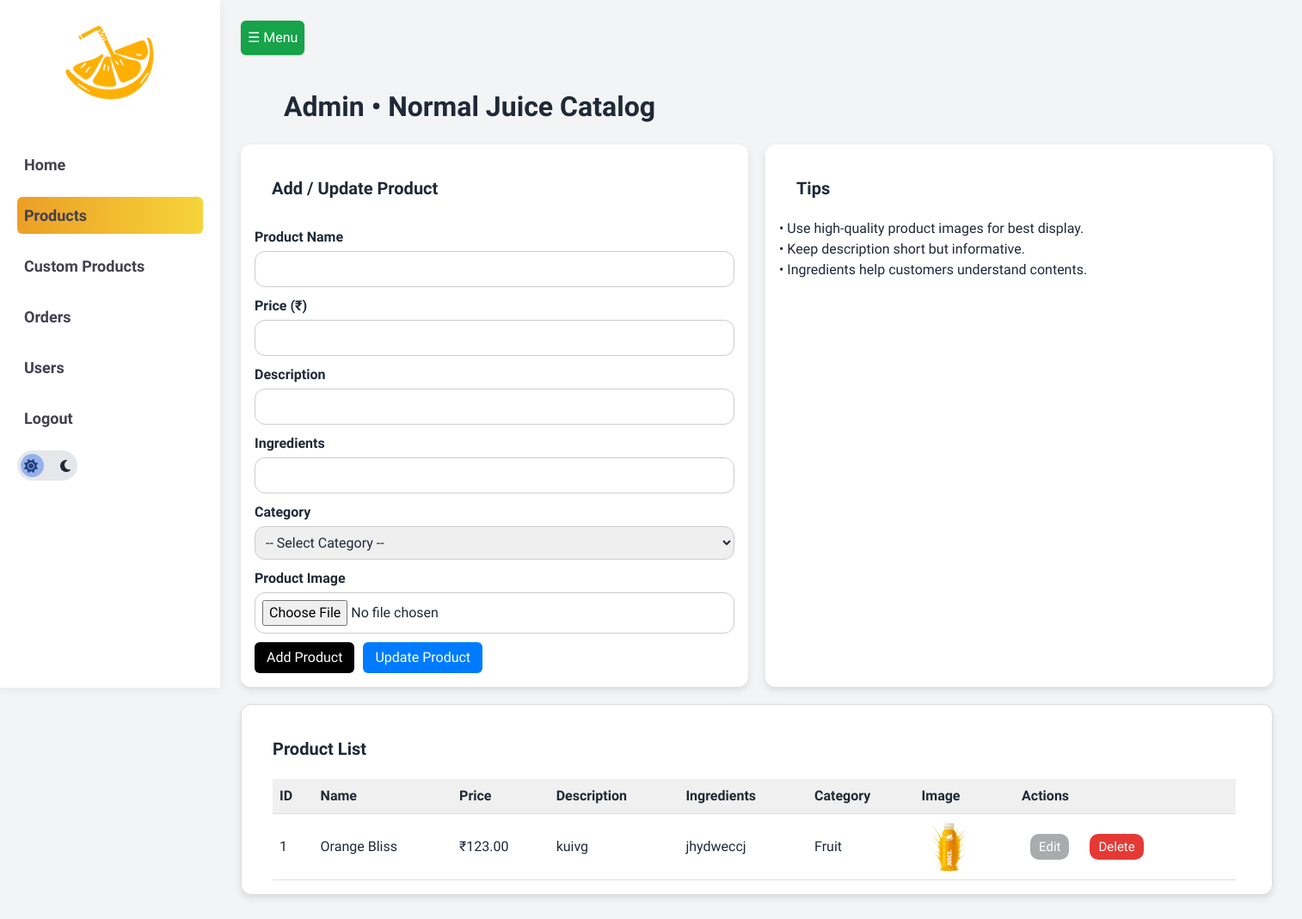
Screenshot of /adproduct.php with the database file from the repository.
### tables this page shows
CREATE TABLE `products` (
  `id` int(11) NOT NULL,
  `name` varchar(255) NOT NULL,
  `price` decimal(10,2) NOT NULL,
  `description` text NOT NULL,
  `ingredients` text NOT NULL,
  `category` varchar(100) DEFAULT '',
  `image_path` varchar(255) DEFAULT NULL,
  `is_deleted` tinyint(1) DEFAULT 0,
  `created_at` timestamp NOT NULL DEFAULT current_timestamp()
);

### adproduct.php (the view, shortened to what this page needs)
<?php
$current_page = basename($_SERVER['PHP_SELF']);
require_once 'config.php';
$result = $conn->query("SELECT * FROM products WHERE is_deleted = 0 ORDER BY id DESC");
?>
<!doctype html>
<html lang="en">
<head>
    <link rel="stylesheet" href="style/newstyle.css">
    <link rel="stylesheet" href="https://cdnjs.cloudflare.com/ajax/libs/font-awesome/6.4.0/css/all.min.css">
    <link rel="stylesheet" href="https://cdn.jsdelivr.net/npm/@flaticon/flaticon-uicons/css/all/all.css">
</head>
<body>
    <div class="flex">
        <div class="sidebar" id="sidebar">
            <div class="logo-container">
                <img src="images/logo.png" alt="logo">
            </div>
            <nav class="nav-links">
                <a href="dashboard.php" class="nav-link <?= ($current_page == 'dashboard.php') ? 'active' : '' ?>">Home</a>
                <a href="adproduct.php" class="nav-link <?= ($current_page == 'adproduct.php') ? 'active' : '' ?>">Products</a>
                <a href="admin_custom_juice.php" class="nav-link <?= ($current_page == 'admin_custom_juice.php') ? 'active' : '' ?>">Custom Products</a>
                <a href="order.php" class="nav-link <?= ($current_page == 'order.php') ? 'active' : '' ?>">Orders</a>
                <a href="customer.php" class="nav-link <?= ($current_page == 'customer.php') ? 'active' : '' ?>">Users</a>
                <a href="logout.php" class="nav-link logout">Logout</a>
                <div class="theme-toggle">
                    <label for="themeSwitch" class="toggle">
                        <span class="toggle-icons">
                            <i class="fas fa-sun"></i>
                            <i class="fas fa-moon"></i>
                        </span>
                    </label>
                </div>
            </nav>
        </div>
        <div class="main-content">
            <button class="menu-button" onclick="toggleSidebar()">☰ Menu</button>
            <h2>Admin • Normal Juice Catalog</h2>
            <div class="grid-2">
                <form method="post" action="actions.php" enctype="multipart/form-data" class="card">
                    <h3>Add / Update Product</h3>
                    <label>Product Name</label>
                    <input type="text" id="name" name="name" required>
                    <label>Price (₹)</label>
                    <input type="number" id="price" name="price" required>
                    <label>Description</label>
                    <input type="text" id="description" name="description" required>
                    <label>Ingredients</label>
                    <input type="text" id="ingredients" name="ingredients" required>
                    <label>Category</label>
                    <select id="category" name="category" required>
                        <option value="">-- Select Category --</option>
                    </select>
                    <label>Product Image</label>
                    <input type="file" id="image" name="image" accept="image/*" onchange="previewImage(event)">
                    <div class="btn-group">
                        <button type="submit" name="add_product" class="btn black">Add Product</button>
                        <button type="submit" name="update_product" class="btn blue">Update Product</button>
                    </div>
                </form>
                <div class="card">
                    <h3>Tips</h3>
                    <ul>
                        <li>• Use high-quality product images for best display.</li>
                        <li>• Keep description short but informative.</li>
                        <li>• Ingredients help customers understand contents.</li>
                    </ul>
                </div>
            </div>
            <div class="table-card">
                <h3>Product List</h3>
                <table>
                    <thead>
                        <tr>
                            <th>ID</th>
                            <th>Name</th>
                            <th>Price</th>
                            <th>Description</th>
                            <th>Ingredients</th>
                            <th>Category</th>
                            <th>Image</th>
                            <th>Actions</th>
                        </tr>
                    </thead>
                    <tbody>
                        <?php while ($row = $result->fetch_assoc()): ?>
                            <tr id="productRow<?= $row['id'] ?>">
                                <td><?= $row['id'] ?></td>
                                <td><?= htmlspecialchars($row['name']) ?></td>
                                <td>₹<?= htmlspecialchars($row['price']) ?></td>
                                <td><?= htmlspecialchars($row['description']) ?></td>
                                <td><?= htmlspecialchars($row['ingredients']) ?></td>
                                <td><?= htmlspecialchars($row['category']) ?></td>
                                <td>
                                    <?php if (!empty($row['image_path'])): ?>
                                        <img src="<?= htmlspecialchars($row['image_path']) ?>" class="thumb">
                                    <?php else: ?><span>—</span><?php endif; ?>
                                </td>
                                <td>
                                    <button type="button" class="btn grey small edit-btn"
                                        data-id="<?= $row['id'] ?>"
                                        data-name="<?= htmlspecialchars($row['name'], ENT_QUOTES) ?>"
                                        data-price="<?= $row['price'] ?>"
                                        data-description="<?= htmlspecialchars($row['description'], ENT_QUOTES) ?>"
                                        data-ingredients="<?= htmlspecialchars($row['ingredients'], ENT_QUOTES) ?>"
                                        data-category="<?= htmlspecialchars($row['category'], ENT_QUOTES) ?>">
                                        Edit
                                    </button>
                                    <button type="button" value="delete" class="btn red small delete-btn" data-id="<?= $row['id'] ?>">
                                        Delete
                                    </button>
                                </td>
                            </tr>
                        <?php endwhile; ?>
                    </tbody>
                </table>
            </div>
        </div>
    </div>
</body>
</html>

### style/newstyle.css (style rules this page uses)
* { font-family: 'Urbanist', sans-serif; }
body { background: #f3f4f6; color: #1f2937; transition: background 0.3s, color 0.3s; }
.sidebar { width: 16rem; background: #FFFFFF; height: 100vh; padding: 1.25rem; display: flex; flex-direction: column; box-shadow: 0 4px 10px rgba(0, 0, 0, 0.05); transition: width 0.3s; overflow-x: hidden; position: fixed; z-index: 10; }
.logo-container { display: flex; align-items: center; justify-content: center; margin-bottom: 50px; }
.logo-container img { height: 100px; width: 110px; }
.nav-links { display: flex; flex-direction: column; gap: 1rem; }
.nav-link { font-size: 1.125rem; font-weight: 600; color: #444050; padding: 0.5rem; border-radius: 0.375rem; transition: background-color 0.3s ease; }
.nav-link.active { background: linear-gradient(to right, #eb9f25, #f6d43b); color: #444050; }
.theme-toggle { display: flex; align-items: center; }
.toggle { width: 70px; height: 35px; background: #e5e7eb; border-radius: 35px; position: relative; cursor: pointer; transition: background 0.3s ease; display: flex; align-items: center; justify-content: space-between; padding: 0 8px; }
.toggle-icons { width: 100%; display: flex; justify-content: space-between; align-items: center; font-size: 16px; color: #1f2937; }
.toggle::after { content: ""; position: absolute; top: 4px; left: 4px; width: 27px; height: 27px; background: #2564eb69; border-radius: 50%; transition: transform 0.3s ease; }
.main-content { margin-left: 16rem; transition: margin-left 0.3s; padding: 1.5rem; }
.menu-button { color: white; background-color: #16a34a; padding: 0.5rem; border-radius: 0.375rem; box-shadow: 0 1px 3px 0 rgba(0, 0, 0, 0.1), 0 1px 2px 0 rgba(0, 0, 0, 0.06); margin-bottom: 1rem; }
h2 { padding: 20px; margin-left: 30px; font-size: 32px; font-weight: 700; }
h3 { padding: 20px; font-size: 20px; font-weight: 700; }
.card { background: #FFF; box-shadow: 0 4px 8px rgba(0, 0, 0, 0.1); width: 590px; border-radius: 12px; padding: 16px; margin-bottom: 20px; }
.grid-2 { display: grid; grid-template-columns: 1fr 1fr; gap: 20px; }
form label { display: block; margin-top: 10px; font-weight: 600; }
form input, form select { width: 100%; padding: 8px; margin-top: 4px; border: 1px solid #ccc; border-radius: 12px; }
.btn { padding: 6px 14px; border: none; border-radius: 6px; cursor: pointer; }
.btn.black { background: #000; color: #fff; }
.btn.blue { background: #007bff; color: #fff; }
.btn.red { background: #e53935; color: #fff; }
.btn.small { font-size: 15px; border-radius: 10px; margin: 10px; padding: 4px 10px; }
.btn.grey { background: #aaabac; color: #fff; }
.btn-group { margin-top: 10px; display: flex; gap: 10px; }
.table-card { background: #FFF; border: 1px solid #ddd; box-shadow: 0 4px 8px rgba(0, 0, 0, 0.1); width: 1200px; border-radius: 12px; padding: 16px; margin-bottom: 20px; }
table { width: 1120px; border-collapse: collapse; margin-left: 20px; }
table th, table td { padding: 8px; border-bottom: 1px solid #ddd; text-align: left; }
table th { background: #f0f0f0; }
.thumb { width: 60px; height: 60px; object-fit: cover; border-radius: 6px; }

### rows the page displays
products: id "1", name "Orange Bliss", price "123.00", description "kuivg", ingredients "jhydweccj", category "Fruit", image_path (picture)
